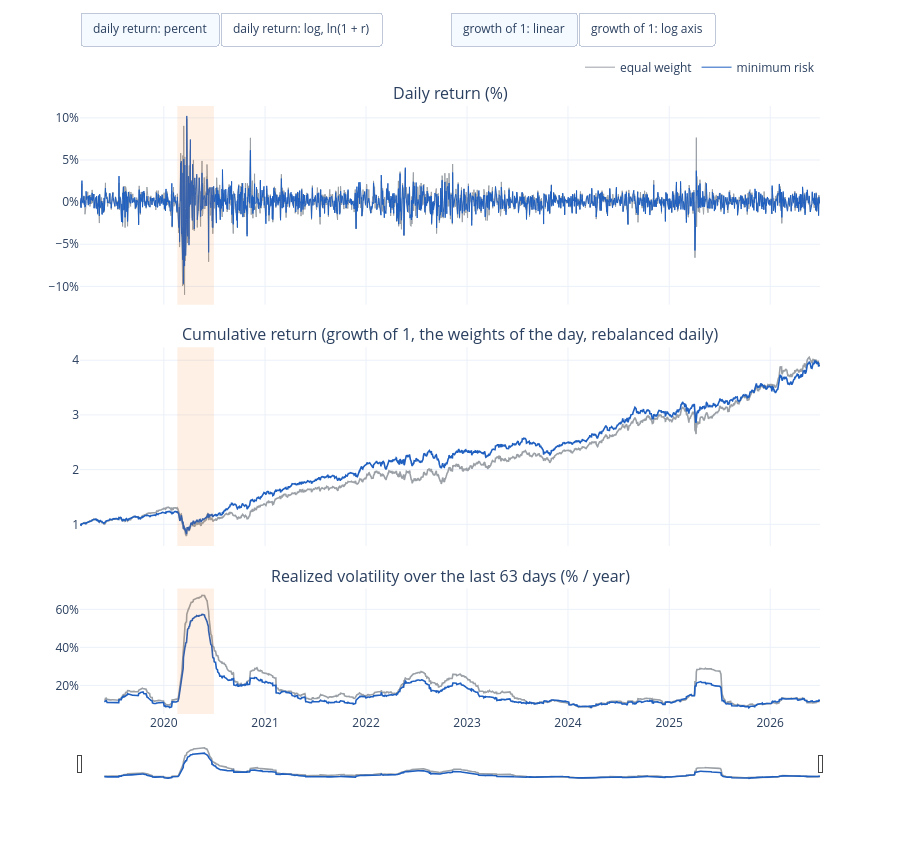

This figure's notebook cell:
### Code cell
import plotly.graph_objects as go
from plotly.subplots import make_subplots

REFERENCE_COLOR, MODEL_COLOR = '#9aa0a6', '#1f5fbf'          # the colours of the dashboard: the reference (grey) and the model (blue)
CRASH = ('2020-02-19', '2020-06-30')                          # the Covid crash
WINDOW = 63
rolling_volatility = lambda r: r.rolling(WINDOW).std() * np.sqrt(252) * 100

fig = make_subplots(
    rows=3, cols=1, shared_xaxes=True, vertical_spacing=0.07, row_heights=[0.38, 0.38, 0.24],
    subplot_titles=('Daily return (%)', 'Cumulative return (growth of 1, the weights of the day, rebalanced daily)', f'Realized volatility over the last {WINDOW} days (% / year)'),
)
for name, r, color in (('equal weight', equal_weight, REFERENCE_COLOR), ('minimum risk', minimum_risk, MODEL_COLOR)):
    fig.add_trace(go.Scatter(x=r.index, y=r * 100, name=name, legendgroup=name, line=dict(color=color, width=1)), row=1, col=1)
    fig.add_trace(go.Scatter(x=r.index, y=(1 + r).cumprod(), name=name, legendgroup=name, showlegend=False, line=dict(color=color, width=1.6)), row=2, col=1)
    fig.add_trace(go.Scatter(x=r.index, y=rolling_volatility(r), name=name, legendgroup=name, showlegend=False, line=dict(color=color, width=1.6)), row=3, col=1)

# the daily return as a log return, ln(1 + r), hidden until the button is pressed (the cumulative return and the volatility are the same either way)
n_simple = len(fig.data)
for name, r, color in (('equal weight', equal_weight, REFERENCE_COLOR), ('minimum risk', minimum_risk, MODEL_COLOR)):
    fig.add_trace(go.Scatter(x=r.index, y=np.log1p(r) * 100, name=name, legendgroup=name, visible=False, line=dict(color=color, width=1)), row=1, col=1)
simple_view = [True] * n_simple + [False, False]
log_view = [i not in (0, 3) for i in range(n_simple)] + [True, True]      # traces 0 and 3 are the simple daily returns

fig.add_vrect(x0=CRASH[0], x1=CRASH[1], fillcolor='#ef6c00', opacity=0.10, line_width=0, row='all', col=1)
fig.update_yaxes(ticksuffix='%', row=1, col=1)
fig.update_yaxes(ticksuffix='%', row=3, col=1)
fig.update_xaxes(rangeslider=dict(visible=True, thickness=0.05), row=3, col=1)
fig.update_layout(
    template='plotly_white', hovermode='x unified', height=860,
    legend=dict(orientation='h', yanchor='bottom', y=1.04, xanchor='right', x=1),
    updatemenus=[
        dict(type='buttons', direction='right', x=0, y=1.10, xanchor='left', yanchor='bottom', buttons=[
            dict(label='daily return: percent', method='restyle', args=[{'visible': simple_view}]),
            dict(label='daily return: log, ln(1 + r)', method='restyle', args=[{'visible': log_view}]),
        ]),
        dict(type='buttons', direction='right', x=0.50, y=1.10, xanchor='left', yanchor='bottom', buttons=[
            dict(label='growth of 1: linear', method='relayout', args=[{'yaxis2.type': 'linear'}]),
            dict(label='growth of 1: log axis', method='relayout', args=[{'yaxis2.type': 'log'}]),
        ]),
    ],
)
fig

### Figure 1 — Plotly figure (JSON) as saved in the notebook; plotly's stock layout.template omitted (floating-point values rounded to 4 significant figures; data arrays with more than 128 entries replaced by an {"elided": "..."} marker saying what was removed)
{"data": [{"legendgroup": "equal weight", "line": {"color": "#9aa0a6", "width": 1}, "name": "equal weight", "type": "scatter", "x": {"elided": "1842 str values"}, "xaxis": "x", "y": {"elided": "1842 float values"}, "yaxis": "y"}, {"legendgroup": "equal weight", "line": {"color": "#9aa0a6", "width": 1.6}, "name": "equal weight", "showlegend": false, "type": "scatter", "x": {"elided": "1842 str values"}, "xaxis": "x2", "y": {"elided": "1842 float values"}, "yaxis": "y2"}, {"legendgroup": "equal weight", "line": {"color": "#9aa0a6", "width": 1.6}, "name": "equal weight", "showlegend": false, "type": "scatter", "x": {"elided": "1842 str values"}, "xaxis": "x3", "y": {"elided": "1842 float values"}, "yaxis": "y3"}, {"legendgroup": "minimum risk", "line": {"color": "#1f5fbf", "width": 1}, "name": "minimum risk", "type": "scatter", "x": {"elided": "1842 str values"}, "xaxis": "x", "y": {"elided": "1842 float values"}, "yaxis": "y"}, {"legendgroup": "minimum risk", "line": {"color": "#1f5fbf", "width": 1.6}, "name": "minimum risk", "showlegend": false, "type": "scatter", "x": {"elided": "1842 str values"}, "xaxis": "x2", "y": {"elided": "1842 float values"}, "yaxis": "y2"}, {"legendgroup": "minimum risk", "line": {"color": "#1f5fbf", "width": 1.6}, "name": "minimum risk", "showlegend": false, "type": "scatter", "x": {"elided": "1842 str values"}, "xaxis": "x3", "y": {"elided": "1842 float values"}, "yaxis": "y3"}, {"legendgroup": "equal weight", "line": {"color": "#9aa0a6", "width": 1}, "name": "equal weight", "type": "scatter", "visible": false, "x": {"elided": "1842 str values"}, "xaxis": "x", "y": {"elided": "1842 float values"}, "yaxis": "y"}, {"legendgroup": "minimum risk", "line": {"color": "#1f5fbf", "width": 1}, "name": "minimum risk", "type": "scatter", "visible": false, "x": {"elided": "1842 str values"}, "xaxis": "x", "y": {"elided": "1842 float values"}, "yaxis": "y"}], "layout": {"annotations": [{"font": {"size": 16}, "showarrow": false, "text": "Daily return (%)", "x": 0.5, "xanchor": "center", "xref": "paper", "y": 1, "yanchor": "bottom", "yref": "paper"}, {"font": {"size": 16}, "showarrow": false, "text": "Cumulative return (growth of 1, the weights of the day, rebalanced daily)", "x": 0.5, "xanchor": "center", "xref": "paper", "y": 0.6032, "yanchor": "bottom", "yref": "paper"}, {"font": {"size": 16}, "showarrow": false, "text": "Realized volatility over the last 63 days (% / year)", "x": 0.5, "xanchor": "center", "xref": "paper", "y": 0.2064, "yanchor": "bottom", "yref": "paper"}], "height": 860, "hovermode": "x unified", "legend": {"orientation": "h", "x": 1, "xanchor": "right", "y": 1.04, "yanchor": "bottom"}, "shapes": [{"fillcolor": "#ef6c00", "line": {"width": 0}, "opacity": 0.1, "type": "rect", "x0": "2020-02-19", "x1": "2020-06-30", "xref": "x", "y0": 0, "y1": 1, "yref": "y domain"}, {"fillcolor": "#ef6c00", "line": {"width": 0}, "opacity": 0.1, "type": "rect", "x0": "2020-02-19", "x1": "2020-06-30", "xref": "x2", "y0": 0, "y1": 1, "yref": "y2 domain"}, {"fillcolor": "#ef6c00", "line": {"width": 0}, "opacity": 0.1, "type": "rect", "x0": "2020-02-19", "x1": "2020-06-30", "xref": "x3", "y0": 0, "y1": 1, "yref": "y3 domain"}], "updatemenus": [{"buttons": [{"args": [{"visible": [true, true, true, true, true, true, false, false]}], "label": "daily return: percent", "method": "restyle"}, {"args": [{"visible": [false, true, true, false, true, true, true, true]}], "label": "daily return: log, ln(1 + r)", "method": "restyle"}], "direction": "right", "type": "buttons", "x": 0, "xanchor": "left", "y": 1.1, "yanchor": "bottom"}, {"buttons": [{"args": [{"yaxis2.type": "linear"}], "label": "growth of 1: linear", "method": "relayout"}, {"args": [{"yaxis2.type": "log"}], "label": "growth of 1: log axis", "method": "relayout"}], "direction": "right", "type": "buttons", "x": 0.5, "xanchor": "left", "y": 1.1, "yanchor": "bottom"}], "xaxis": {"anchor": "y", "domain": [0, 1], "matches": "x3", "showticklabels": false}, "xaxis2": {"anchor": "y2", "domain": [0, 1], "matches": "x3", "showticklabels": false}, "xaxis3": {"anchor": "y3", "domain": [0, 1], "rangeslider": {"thickness": 0.05, "visible": true}}, "yaxis": {"anchor": "x", "domain": [0.6732, 1], "ticksuffix": "%"}, "yaxis2": {"anchor": "x2", "domain": [0.2764, 0.6032]}, "yaxis3": {"anchor": "x3", "domain": [0, 0.2064], "ticksuffix": "%"}}}
